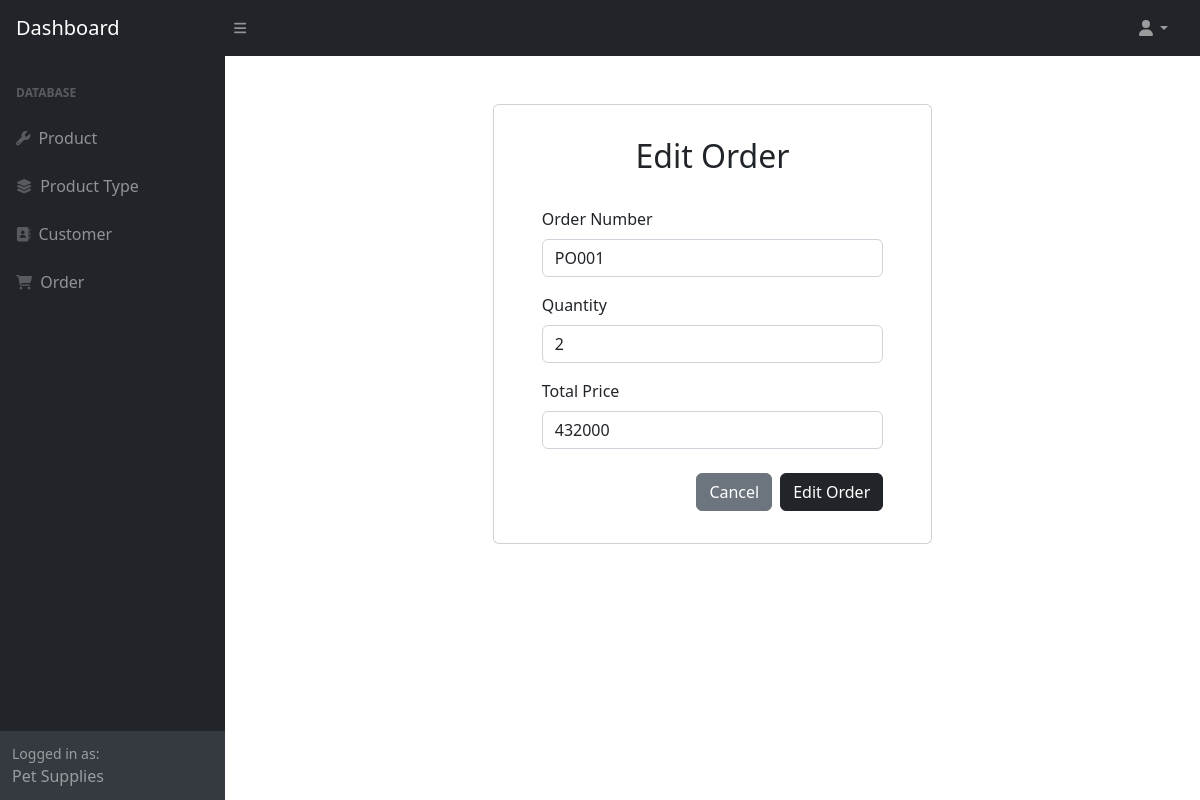
Screenshot of /backend/order_edit.php?id=1 with the database file from the repository.
### tables this page shows
CREATE TABLE `order` (
  `id` int(11) NOT NULL,
  `order_number` varchar(45) DEFAULT NULL,
  `date` datetime DEFAULT NULL,
  `qty` int(11) DEFAULT NULL,
  `total_price` int(11) DEFAULT NULL,
  `customer_id` int(11) NOT NULL,
  `product_id` int(11) NOT NULL
);

### backend/order_edit.php (the view, shortened to what this page needs)
<?php include_once 'templates/header.php'; ?>
<?php include_once 'templates/navbar.php'; ?>
<?php $order = $pdo->query("SELECT * FROM `order` WHERE id = '$_GET[id]'")->fetch(); ?>
<div class="row-cols-md-2">
    <div class="container mb-5">
        <div class="card">
            <div class="container-fluid px-5 py-2">
                <h2 class="py-4 text-center">Edit Order</h2>
                <form action="" method="POST">
                    <div class="mb-3">
                        <label for="order_number" class="form-label">Order Number</label>
                        <input type="text" class="form-control" id="order_number" name="order_number" value="<?= $order['order_number']; ?>" required>
                    </div>
                    <div class="mb-3">
                        <label for="qty" class="form-label">Quantity</label>
                        <input type="number" class="form-control" id="qty" name="qty" value="<?= $order['qty']; ?>" required>
                    </div>
                    <div class="mb-3">
                        <label for="total_price" class="form-label">Total Price</label>
                        <input type="number" class="form-control" id="total_price" name="total_price" value="<?= $order['total_price']; ?>" required>
                    </div>
                    <div class="modal-footer my-4">
                        <a href="order.php?title=Order" class="btn btn-secondary">Cancel</a>
                        <button type="submit" class="btn btn-dark ms-2" name="edit">Edit Order</button>
                    </div>
                </form>
            </div>
        </div>
    </div>
</div>

### rows the page displays
order: order_number "PO001", qty "2", total_price "432000"
